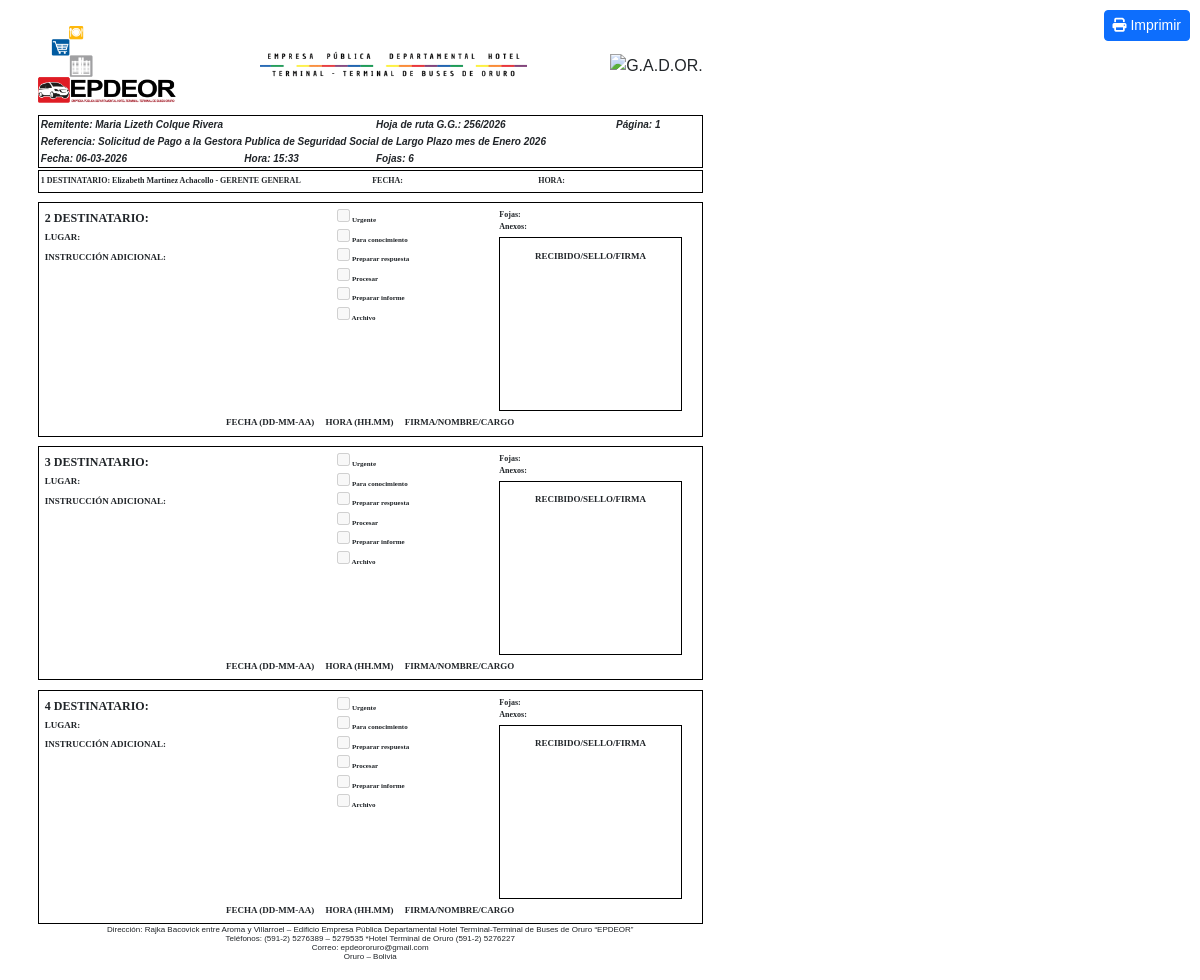
The page /correspondencia/reporte.php?id=4 on the database its author committed.
### tables this page shows
CREATE TABLE `correspondencia` (
  `id` int(11) NOT NULL,
  `hojaruta` varchar(255) NOT NULL,
  `remitente_id` int(11) DEFAULT NULL,
  `remitente_externo` varchar(255) DEFAULT NULL,
  `idfuncionario_enturno` int(11) DEFAULT NULL,
  `tipo_remitente` enum('interno','externo') NOT NULL DEFAULT 'externo',
  `remitente` varchar(255) NOT NULL,
  `referencia` text NOT NULL,
  `fojas` varchar(255) NOT NULL,
  `fecha` timestamp NOT NULL DEFAULT current_timestamp(),
  `foto` varchar(255) NOT NULL,
  `estado` varchar(255) NOT NULL,
  `actualizado_en` timestamp NULL DEFAULT NULL,
  `eliminado_en` timestamp NULL DEFAULT NULL
);

CREATE TABLE `funcionario` (
  `id` int(11) NOT NULL,
  `ci` int(11) NOT NULL,
  `nombre` varchar(100) NOT NULL,
  `paterno` varchar(60) NOT NULL,
  `materno` varchar(60) NOT NULL,
  `usuario` varchar(50) NOT NULL,
  `password` varchar(255) NOT NULL,
  `contrasenia` varchar(255) NOT NULL,
  `rol` varchar(25) DEFAULT NULL,
  `id_puesto` int(11) NOT NULL,
  `estado` varchar(12) NOT NULL,
  `creado_en` timestamp NOT NULL DEFAULT current_timestamp(),
  `actualizado_en` timestamp NOT NULL DEFAULT current_timestamp(),
  `eliminado_en` timestamp NOT NULL DEFAULT current_timestamp()
);

### correspondencia/reporte.php (the view, shortened to what this page needs)
<?php
require '../db.php';
$id = 0;
$page = 1;
if ($_SERVER['REQUEST_METHOD'] === 'POST') {
    $id = isset($_POST['id']) ? intval($_POST['id']) : 0;
    $page = isset($_POST['page']) ? intval($_POST['page']) : 1;
} else {
    $id = isset($_GET['id']) ? intval($_GET['id']) : 0;
    $page = isset($_GET['page']) ? intval($_GET['page']) : 1;
}
$stmt = $pdo->prepare("SELECT * FROM correspondencia WHERE id = :id");
$stmt->execute([':id' => $id]);
$c = $stmt->fetch(PDO::FETCH_ASSOC);
$hojaruta = htmlspecialchars($c['hojaruta']);
$remitente = htmlspecialchars($c['remitente']);
$referencia = htmlspecialchars($c['referencia']);
$fojas = htmlspecialchars($c['fojas']);
$fecha_ts = $c['fecha'];
$fecha_date = date('d-m-Y', strtotime($fecha_ts));
$fecha_time = date('H:i', strtotime($fecha_ts));
$stmtG = $pdo->prepare("SELECT nombre, paterno, materno FROM funcionario WHERE id_puesto = 1 AND estado = 'Activo' LIMIT 1");
$stmtG->execute();
$g = $stmtG->fetch(PDO::FETCH_ASSOC);
$gerente = '';
if ($g) {
    $gerente = trim($g['nombre'] . ' ' . $g['paterno'] . ' ' . $g['materno']) . ' - GERENTE GENERAL';
}
$dest_range = [];
if ($page === 1) {
    $dest_range = range(2, 4);
} else {
    $start = 5 + ($page - 2) * 3;
    $dest_range = range($start, $start + 2);
}
?><!doctype html>
<html lang="es">
<head>
    <link rel="stylesheet" href="https://cdn.jsdelivr.net/npm/bootstrap@5.3.0/dist/css/bootstrap.min.css">
    <link rel="stylesheet" href="https://cdnjs.cloudflare.com/ajax/libs/font-awesome/6.4.0/css/all.min.css" />
</head>
<body>
<button id="printBtn" onclick="window.print()" class="btn btn-primary btn-sm" title="Imprimir hoja">
        <i class="fa fa-print" aria-hidden="true"></i> Imprimir
    </button>
<div class="page">
    <div class="header">
        <img src="../assets/img/logo_1.png" alt="EPDEOR LOGO" style="max-height: 80px; max-width: 320px;">
        <img src="../assets/img/logo_2.png" alt="EPDEOR" style="max-height: 100px; max-width: 320px;">
        <img src="../assets/img/logo_3.png" alt="G.A.D.OR." style="max-height: 70px; max-width: 320px;">
    </div>
    <table class="referencia" width="100%">
        <tr>
            <td colspan="2"><strong>Remitente:</strong> <?= $remitente ?></td>
            <td><strong>Hoja de ruta G.G.:</strong> <?= $hojaruta ?></td>
            <td><strong>Página:</strong> <?= $page ?></td>
        </tr>
        <tr>
            <td colspan="4"><strong>Referencia:</strong> <?= $referencia ?></td>
        </tr>
        <tr>
            <td><strong>Fecha:</strong> <?= $fecha_date ?></td>
            <td><strong>Hora:</strong> <?= $fecha_time ?></td>
            <td><strong>Fojas:</strong> <?= $fojas ?></td>
            <td></td>
        </tr>
    </table>
    <div class="small-box">
        <table>
            <tr>
                <td style="width:50%;"><strong>1 DESTINATARIO:</strong> <?= htmlspecialchars($gerente) ?></td>
                <td style="width:25%;"><strong>FECHA:</strong> </td>
                <td style="width:25%;"><strong>HORA:</strong> </td>
            </tr>
        </table>
    </div>
    <?php foreach ($dest_range as $destIndex): ?>
        <div class="box">
        <div class="box-inner">
            <div class="box-left">
                <div class="box-left-inner">
                    <div class="box-left-content">
                        <div class="box-title"><?php echo ($destIndex == 1 ? '1 DESTINATARIO' : $destIndex.' DESTINATARIO'); ?>:</div>
                        <div><strong>LUGAR:</strong></div>
                        <div style="margin-top:6px;"><strong>INSTRUCCIÓN ADICIONAL:</strong></div>
                        <div style="height:3.2cm; margin-top:4px;"></div>
                    </div>
                    <div class="box-left-checkboxes">
                        <label><input type="checkbox" disabled> Urgente</label>
                        <label><input type="checkbox" disabled> Para conocimiento</label>
                        <label><input type="checkbox" disabled> Preparar respuesta</label>
                        <label><input type="checkbox" disabled> Procesar</label>
                        <label><input type="checkbox" disabled> Preparar informe</label>
                        <label><input type="checkbox" disabled> Archivo</label>
                    </div>
                    <div class="box-left-recibo">
                        <div style="font-size:8px; margin-bottom:4px;"><strong>Fojas:</strong><br><strong>Anexos:</strong></div>
                        <div class="recibo">RECIBIDO/SELLO/FIRMA</div>
                    </div>
                </div>
            </div>
            </div>
            <div class="signature">
                <div>FECHA (DD-MM-AA) &nbsp;&nbsp;&nbsp; HORA (HH.MM) &nbsp;&nbsp;&nbsp; FIRMA/NOMBRE/CARGO</div>
            </div>
        </div>
    <?php endforeach; ?>
    <div class="footer">
        <div>Dirección: Rajka Bacovick entre Aroma y Villarroel – Edificio Empresa Pública Departamental Hotel Terminal-Terminal de Buses de Oruro “EPDEOR”</div>
        <div>Teléfonos: (591-2) 5276389 – 5279535 *Hotel Terminal de Oruro (591-2) 5276227</div>
        <div>Correo: epdeororuro@gmail.com</div>
        <div>Oruro – Bolivia</div>
    </div>
</div>
</body>
</html>

### correspondencia/reporte.php (style rules this page uses)
body { font-family: Arial, sans-serif; margin: 0; padding: 0; }
.page { width: 19.59cm; height: 25.94cm; position: relative; padding: 0.5cm 1cm; box-sizing: border-box; }
.header { display: flex; justify-content: space-between; align-items: center; height: 2.5cm; }
#printBtn { position:fixed; top:10px; right:10px; z-index:1000; }
.referencia { border:1px solid #000; font-family: 'Arial Black', Arial, sans-serif; font-style: italic; font-weight: bold; font-size: 10px; margin-top: 0.05cm; height:0.8cm; }
.referencia td { vertical-align: center; padding: 1px 2px; }
.small-box { margin-top:0.05cm; height:0.6cm; }
.small-box table { width:100%; height:100%; border-collapse:collapse; border:1px solid #000; }
.small-box td { padding:2px; font-family: Cambria, serif; font-weight:bold; font-size:8px; vertical-align:center; }
.box { border: 1px solid #000; padding: 6px; margin-top: 0.25cm; font-family: Cambria, serif; font-weight: bold; font-size: 9px; height: 6.2cm; position: relative; box-sizing: border-box; }
.box-left-inner { display:flex; gap:6px; width:100%; }
.box-left-content { flex:0 0 44%; padding-right:6px; box-sizing:border-box; }
.box-left-checkboxes { flex:0 0 24%; font-size:7px; display:flex; flex-direction:column; }
.box-left-checkboxes label { display:block; margin-bottom:3px; white-space:nowrap; }
.box-left-recibo { flex:0 0 28%; }
.box-title { font-weight: bold; text-transform: uppercase; margin-bottom: 4px; font-size: 12px; }
.recibo { width:100%; height:4.6cm; border:1px solid #000; font-size:9px; text-align:center; padding-top:0.3cm; box-sizing:border-box; }
.footer { position: absolute; bottom: 0.5cm; left: 1cm; right: 1cm; font-size: 8px; text-align: center; }
.footer div { line-height: 1.1; }
.signature { position:absolute; bottom:4px; left:0; width:100%; text-align:center; font-size:9px; padding:2px; }

### rows shown on the page
correspondencia: remitente "Maria Lizeth Colque Rivera", hojaruta "256/2026", referencia "Solicitud de Pago a la Gestora Publica de Seguridad Social de Largo Plazo mes de Enero 2026", fecha "06-03-2026", fecha "15:33", fojas "6"
funcionario: gerente "Elizabeth Martinez Achacollo - GERENTE GENERAL"

### other values the page prints
$page "1"
$destIndex "2"
$destIndex "3"
$destIndex "4"
